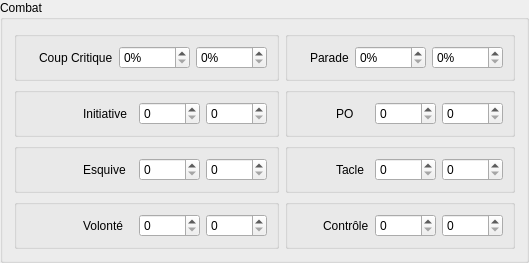
                 <widget class="QGroupBox" name="battleBox">
                  <property name="title">
                   <string>Combat</string>
                  </property>
                  <layout class="QGridLayout" name="gridLayout_5">
                   <item row="0" column="1">
                    <widget class="QGroupBox" name="paradeBox">
                     <property name="title">
                      <string/>
                     </property>
                     <layout class="QHBoxLayout" name="horizontalLayout_17">
                      <item>
                       <widget class="QLabel" name="paradeIcon">
                        <property name="text">
                         <string/>
                        </property>
                        <property name="pixmap">
                         <pixmap resource="../icons.qrc">:/assets/icons/skills/block.png</pixmap>
                        </property>
                       </widget>
                      </item>
                      <item>
                       <widget class="QLabel" name="paradeLabel">
                        <property name="text">
                         <string>Parade</string>
                        </property>
                       </widget>
                      </item>
                      <item>
                       <widget class="QSpinBox" name="paradeSpinMin">
                        <property name="suffix">
                         <string>%</string>
                        </property>
                        <property name="maximum">
                         <number>99999</number>
                        </property>
                        <property name="singleStep">
                         <number>1</number>
                        </property>
                       </widget>
                      </item>
                      <item>
                       <widget class="QSpinBox" name="paradeSpinMax">
                        <property name="suffix">
                         <string>%</string>
                        </property>
                        <property name="maximum">
                         <number>99999</number>
                        </property>
                        <property name="singleStep">
                         <number>1</number>
                        </property>
                       </widget>
                      </item>
                     </layout>
                    </widget>
                   </item>
                   <item row="0" column="0">
                    <widget class="QGroupBox" name="criticalBox">
                     <property name="title">
                      <string/>
                     </property>
                     <layout class="QHBoxLayout" name="horizontalLayout_18">
                      <item>
                       <widget class="QLabel" name="criticalIcon">
                        <property name="text">
                         <string/>
                        </property>
                        <property name="pixmap">
                         <pixmap resource="../icons.qrc">:/assets/icons/skills/ch.png</pixmap>
                        </property>
                       </widget>
                      </item>
                      <item>
                       <widget class="QLabel" name="criticalLabel">
                        <property name="text">
                         <string>Coup Critique</string>
                        </property>
                       </widget>
                      </item>
                      <item>
                       <widget class="QSpinBox" name="criticalSpinMin">
                        <property name="suffix">
                         <string>%</string>
                        </property>
                        <property name="maximum">
                         <number>99999</number>
                        </property>
                        <property name="singleStep">
                         <number>1</number>
                        </property>
                       </widget>
                      </item>
                      <item>
                       <widget class="QSpinBox" name="criticalSpinMax">
                        <property name="suffix">
                         <string>%</string>
                        </property>
                        <property name="maximum">
                         <number>99999</number>
                        </property>
                        <property name="singleStep">
                         <number>1</number>
                        </property>
                       </widget>
                      </item>
                     </layout>
                    </widget>
                   </item>
                   <item row="2" column="1">
                    <widget class="QGroupBox" name="tackleBox">
                     <property name="title">
                      <string/>
                     </property>
                     <layout class="QHBoxLayout" name="horizontalLayout_25">
                      <item>
                       <widget class="QLabel" name="tackleIcon">
                        <property name="text">
                         <string/>
                        </property>
                        <property name="pixmap">
                         <pixmap resource="../icons.qrc">:/assets/icons/skills/lock.png</pixmap>
                        </property>
                       </widget>
                      </item>
                      <item>
                       <widget class="QLabel" name="tackleLabel">
                        <property name="text">
                         <string>Tacle</string>
                        </property>
                       </widget>
                      </item>
                      <item>
                       <widget class="QSpinBox" name="tackleSpinMin">
                        <property name="suffix">
                         <string/>
                        </property>
                        <property name="maximum">
                         <number>99999</number>
                        </property>
                        <property name="singleStep">
                         <number>1</number>
                        </property>
                       </widget>
                      </item>
                      <item>
                       <widget class="QSpinBox" name="tackleSpinMax">
                        <property name="suffix">
                         <string/>
                        </property>
                        <property name="maximum">
                         <number>99999</number>
                        </property>
                        <property name="singleStep">
                         <number>1</number>
                        </property>
                       </widget>
                      </item>
                     </layout>
                    </widget>
                   </item>
                   <item row="2" column="0">
                    <widget class="QGroupBox" name="dodgeBox">
                     <property name="title">
                      <string/>
                     </property>
                     <layout class="QHBoxLayout" name="horizontalLayout_26">
                      <item>
                       <widget class="QLabel" name="dodgeIcon">
                        <property name="text">
                         <string/>
                        </property>
                        <property name="pixmap">
                         <pixmap resource="../icons.qrc">:/assets/icons/skills/dodge.png</pixmap>
                        </property>
                       </widget>
                      </item>
                      <item>
                       <widget class="QLabel" name="dodgeLabel">
                        <property name="text">
                         <string>Esquive</string>
                        </property>
                       </widget>
                      </item>
                      <item>
                       <widget class="QSpinBox" name="dodgeSpinMin">
                        <property name="suffix">
                         <string/>
                        </property>
                        <property name="maximum">
                         <number>99999</number>
                        </property>
                        <property name="singleStep">
                         <number>1</number>
                        </property>
                       </widget>
                      </item>
                      <item>
                       <widget class="QSpinBox" name="dodgeSpinMax">
                        <property name="suffix">
                         <string/>
                        </property>
                        <property name="maximum">
                         <number>99999</number>
                        </property>
                        <property name="singleStep">
                         <number>1</number>
                        </property>
                       </widget>
                      </item>
                     </layout>
                    </widget>
                   </item>
                   <item row="1" column="1">
                    <widget class="QGroupBox" name="poBox">
                     <property name="title">
                      <string/>
                     </property>
                     <layout class="QHBoxLayout" name="horizontalLayout_21">
                      <item>
                       <widget class="QLabel" name="poIcon">
                        <property name="text">
                         <string/>
                        </property>
                        <property name="pixmap">
                         <pixmap resource="../icons.qrc">:/assets/icons/skills/range.png</pixmap>
                        </property>
                       </widget>
                      </item>
                      <item>
                       <widget class="QLabel" name="poLabel">
                        <property name="text">
                         <string>PO</string>
                        </property>
                       </widget>
                      </item>
                      <item>
                       <widget class="QSpinBox" name="poSpinMin">
                        <property name="suffix">
                         <string/>
                        </property>
                        <property name="maximum">
                         <number>99999</number>
                        </property>
                        <property name="singleStep">
                         <number>1</number>
                        </property>
                       </widget>
                      </item>
                      <item>
                       <widget class="QSpinBox" name="poSpinMax">
                        <property name="suffix">
                         <string/>
                        </property>
                        <property name="maximum">
                         <number>99999</number>
                        </property>
                        <property name="singleStep">
                         <number>1</number>
                        </property>
                       </widget>
                      </item>
                     </layout>
                    </widget>
                   </item>
                   <item row="1" column="0">
                    <widget class="QGroupBox" name="initiativeBox">
                     <property name="title">
                      <string/>
                     </property>
                     <layout class="QHBoxLayout" name="horizontalLayout_23">
                      <item>
                       <widget class="QLabel" name="initiativeIcon">
                        <property name="text">
                         <string/>
                        </property>
                        <property name="pixmap">
                         <pixmap resource="../icons.qrc">:/assets/icons/skills/initiative.png</pixmap>
                        </property>
                       </widget>
                      </item>
                      <item>
                       <widget class="QLabel" name="initiativeLabel">
                        <property name="text">
                         <string>Initiative</string>
                        </property>
                       </widget>
                      </item>
                      <item>
                       <widget class="QSpinBox" name="initiativeSpinMin">
                        <property name="suffix">
                         <string/>
                        </property>
                        <property name="maximum">
                         <number>99999</number>
                        </property>
                        <property name="singleStep">
                         <number>1</number>
                        </property>
                       </widget>
                      </item>
                      <item>
                       <widget class="QSpinBox" name="initiativeSpinMax">
                        <property name="suffix">
                         <string/>
                        </property>
                        <property name="maximum">
                         <number>99999</number>
                        </property>
                        <property name="singleStep">
                         <number>1</number>
                        </property>
                       </widget>
                      </item>
                     </layout>
                    </widget>
                   </item>
                   <item row="3" column="1">
                    <widget class="QGroupBox" name="controlBox">
                     <property name="title">
                      <string/>
                     </property>
                     <layout class="QHBoxLayout" name="horizontalLayout_24">
                      <item>
                       <widget class="QLabel" name="controlIcon">
                        <property name="text">
                         <string/>
                        </property>
                        <property name="pixmap">
                         <pixmap resource="../icons.qrc">:/assets/icons/skills/control.png</pixmap>
                        </property>
                       </widget>
                      </item>
                      <item>
                       <widget class="QLabel" name="controlLabel">
                        <property name="text">
                         <string>Contrôle</string>
                        </property>
                       </widget>
                      </item>
                      <item>
                       <widget class="QSpinBox" name="controlSpinMin">
                        <property name="suffix">
                         <string/>
                        </property>
                        <property name="maximum">
                         <number>99999</number>
                        </property>
                        <property name="singleStep">
                         <number>1</number>
                        </property>
                       </widget>
                      </item>
                      <item>
                       <widget class="QSpinBox" name="controlSpinMax">
                        <property name="suffix">
                         <string/>
                        </property>
                        <property name="maximum">
                         <number>99999</number>
                        </property>
                        <property name="singleStep">
                         <number>1</number>
                        </property>
                       </widget>
                      </item>
                     </layout>
                    </widget>
                   </item>
                   <item row="3" column="0">
                    <widget class="QGroupBox" name="willBox">
                     <property name="title">
                      <string/>
                     </property>
                     <layout class="QHBoxLayout" name="horizontalLayout_27">
                      <item>
                       <widget class="QLabel" name="willIcon">
                        <property name="text">
                         <string/>
                        </property>
                       </widget>
                      </item>
                      <item>
                       <widget class="QLabel" name="willLabel">
                        <property name="text">
                         <string>Volonté</string>
                        </property>
                       </widget>
                      </item>
                      <item>
                       <widget class="QSpinBox" name="willSpinMin">
                        <property name="suffix">
                         <string/>
                        </property>
                        <property name="maximum">
                         <number>99999</number>
                        </property>
                        <property name="singleStep">
                         <number>1</number>
                        </property>
                       </widget>
                      </item>
                      <item>
                       <widget class="QSpinBox" name="willSpinMax">
                        <property name="suffix">
                         <string/>
                        </property>
                        <property name="maximum">
                         <number>99999</number>
                        </property>
                        <property name="singleStep">
                         <number>1</number>
                        </property>
                       </widget>
                      </item>
                     </layout>
                    </widget>
                   </item>
                  </layout>
                 </widget>
